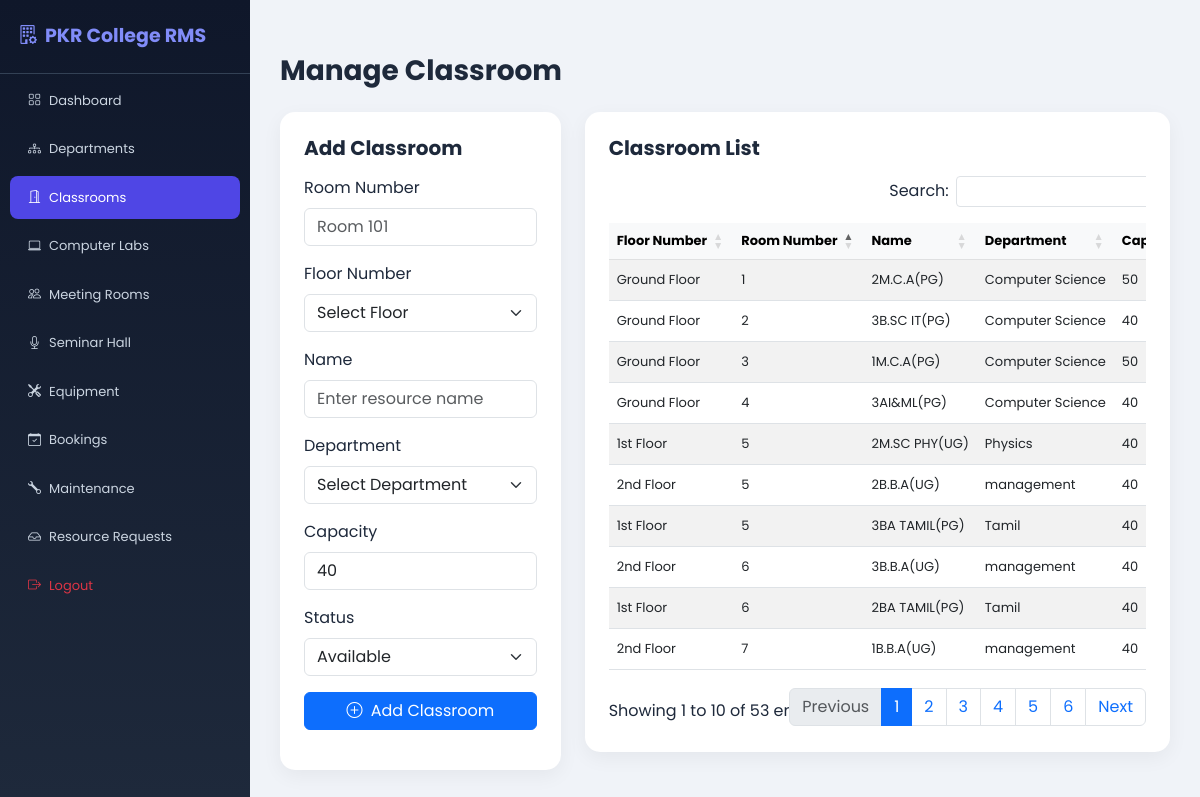
Screenshot of /resources.php (signed in) with the database file from the repository.
### tables this page shows
CREATE TABLE `resources` (
  `id` int(11) NOT NULL,
  `resource_name` varchar(150) NOT NULL,
  `resource_type` varchar(100) DEFAULT NULL,
  `department` varchar(100) DEFAULT NULL,
  `location` varchar(150) DEFAULT NULL,
  `status` varchar(30) DEFAULT 'Available',
  `category` varchar(100) DEFAULT 'General',
  `quantity` int(11) DEFAULT 0,
  `capacity` int(11) DEFAULT 0,
  `resource_code` varchar(50) DEFAULT NULL,
  `floor_number` varchar(30) DEFAULT NULL
);

### resources.php (the view, shortened to what this page needs)
<?php
include 'db.php';
$type = $_GET['type'] ?? 'Classroom';
$conn->query("CREATE TABLE IF NOT EXISTS departments (
    id INT AUTO_INCREMENT PRIMARY KEY,
    dept_code VARCHAR(20),
    dept_name VARCHAR(100) NOT NULL
)");
$columns = [];
$check = $conn->query("SHOW COLUMNS FROM resources");
while ($check && $c = $check->fetch_assoc()) {
    $columns[] = $c['Field'];
}
$columns = [];
$check = $conn->query("SHOW COLUMNS FROM resources");
while ($check && $c = $check->fetch_assoc()) {
    $columns[] = $c['Field'];
}
$nameCol = in_array('name', $columns) ? 'name' :
    (in_array('resource_name', $columns) ? 'resource_name' :
    (in_array('title', $columns) ? 'title' : ''));
$categoryCol = in_array('category', $columns) ? 'category' :
    (in_array('type', $columns) ? 'type' : '');
$numberLabels = [
    'Classroom'   => 'Room Number',
    'Computer Lab'=> 'Lab Number',
    'Meeting Room'=> 'Meeting Room Number',
    'Seminar Hall'=> 'Hall Number',
    'Equipment'   => 'Equipment Number'
];
$numberExamples = [
    'Classroom'   => 'Room 101',
    'Computer Lab'=> 'Lab 01',
    'Meeting Room'=> 'MR-01',
    'Seminar Hall'=> 'Hall 01',
    'Equipment'   => 'EQ-001'
];
$hasFloor = ($type !== 'Equipment');
$editRow = null;
$listStmt = $conn->prepare(
    "SELECT * FROM resources WHERE `$categoryCol` = ? ORDER BY id DESC"
);
$listStmt->bind_param('s', $type);
$listStmt->execute();
$result = $listStmt->get_result();
function showName($row, $nameCol) {
    return $row[$nameCol] ?? '';
}
function showValue($row, $type) {
    return (int)(($type === 'Equipment')
        ? ($row['quantity'] ?? $row['capacity'] ?? 0)
        : ($row['capacity'] ?? $row['quantity'] ?? 0));
}
?>
<!DOCTYPE html>
<html lang="en">
<head>
<link rel="stylesheet" href="https://cdn.jsdelivr.net/npm/bootstrap@5.3.0/dist/css/bootstrap.min.css">
<link rel="stylesheet" href="https://cdn.jsdelivr.net/npm/bootstrap-icons@1.10.5/font/bootstrap-icons.css">
<link rel="stylesheet" href="https://cdn.datatables.net/1.13.6/css/dataTables.bootstrap5.min.css">
<link rel="stylesheet" href="https://cdn.datatables.net/buttons/2.4.1/css/buttons.bootstrap5.min.css">
    <link rel="stylesheet" href="mobile_view.css">
</head>
<body>
<div class="sidebar">
    <div class="brand">
        <i class="bi bi-building-gear me-2"></i>PKR College RMS
    </div>
    <a href="dashboard.php"><i class="bi bi-grid me-2"></i>Dashboard</a>
    <a href="departments.php"><i class="bi bi-diagram-3 me-2"></i>Departments</a>
    <a href="resources.php?type=Classroom" class="<?php echo $type === 'Classroom' ? 'active' : ''; ?>">
        <i class="bi bi-door-open me-2"></i>Classrooms
    </a>
    <a href="resources.php?type=Computer Lab" class="<?php echo $type === 'Computer Lab' ? 'active' : ''; ?>">
        <i class="bi bi-laptop me-2"></i>Computer Labs
    </a>
    <a href="resources.php?type=Meeting Room" class="<?php echo $type === 'Meeting Room' ? 'active' : ''; ?>">
        <i class="bi bi-people me-2"></i>Meeting Rooms
    </a>
    <a href="resources.php?type=Seminar Hall" class="<?php echo $type === 'Seminar Hall' ? 'active' : ''; ?>">
        <i class="bi bi-mic me-2"></i>Seminar Hall
    </a>
    <a href="resources.php?type=Equipment" class="<?php echo $type === 'Equipment' ? 'active' : ''; ?>">
        <i class="bi bi-tools me-2"></i>Equipment
    </a>
    <a href="bookings.php"><i class="bi bi-calendar-check me-2"></i>Bookings</a>
    <a href="maintenance.php"><i class="bi bi-wrench me-2"></i>Maintenance</a>
    <a href="resource_requests.php"><i class="bi bi-inbox me-2"></i>Resource Requests</a>
            <a href="logout.php" class="text-danger"><i class="bi bi-box-arrow-right me-2"></i>Logout</a>
</div>
<div class="main-content">
<h3 class="fw-bold mb-4">Manage <?php echo htmlspecialchars($type); ?></h3>
<div class="row g-4">
<div class="col-lg-4">
<div class="card-box p-4">
<h5 class="fw-bold mb-3">
    <?php echo $editRow ? 'Edit ' : 'Add '; ?>
    <?php echo htmlspecialchars($type); ?>
</h5>
<form method="POST">
<div class="mb-3">
<label class="form-label"><?php echo htmlspecialchars($numberLabels[$type]); ?></label>
<input type="text" name="resource_code" class="form-control"
       placeholder="<?php echo htmlspecialchars($numberExamples[$type]); ?>"
       value="<?php echo htmlspecialchars($editRow['resource_code'] ?? ''); ?>"
       required>
</div>
<?php if ($hasFloor): ?>
<div class="mb-3">
<label class="form-label">Floor Number</label>
<select name="floor_number" class="form-select" required>
<option value="">Select Floor</option>
</select>
</div>
<?php endif; ?>
<div class="mb-3">
<label class="form-label">Name</label>
<input type="text" name="name" class="form-control"
       placeholder="Enter resource name"
       value="<?php echo htmlspecialchars($editRow ? showName($editRow, $nameCol) : ''); ?>"
       required>
</div>
<div class="mb-3">
<label class="form-label">Department</label>
<select name="department" class="form-select" required>
<option value="">Select Department</option>
</select>
</div>
<div class="mb-3">
<label class="form-label"><?php echo $type === 'Equipment' ? 'Quantity' : 'Capacity'; ?></label>
<input type="number" name="capacity" class="form-control" min="0" required
       value="<?php echo $editRow ? showValue($editRow, $type) : ($type === 'Equipment' ? 1 : 40); ?>">
</div>
<div class="mb-3">
<label class="form-label">Status</label>
<select name="status" class="form-select">
<?php foreach (['Available', 'Maintenance', 'Occupied'] as $status): ?>
<option value="<?php echo $status; ?>"
<?php echo (($editRow['status'] ?? 'Available') === $status) ? 'selected' : ''; ?>>
<?php echo $status; ?>
</option>
<?php endforeach; ?>
</select>
</div>
<button type="submit"
        name="<?php echo $editRow ? 'update_resource' : 'add_resource'; ?>"
        class="btn btn-primary w-100">
<i class="bi bi-<?php echo $editRow ? 'check-circle' : 'plus-circle'; ?> me-1"></i>
<?php echo $editRow ? 'Update ' : 'Add '; ?><?php echo htmlspecialchars($type); ?>
</button>
</form>
</div>
</div>
<div class="col-lg-8">
<div class="card-box p-4">
<h5 class="fw-bold mb-3"><?php echo htmlspecialchars($type); ?> List</h5>
<div class="table-responsive mt-3">
<table id="resourcesTable" class="table table-hover align-middle table-striped">
<thead class="table-light">
<tr>
<?php if ($hasFloor): ?>
<th>Floor Number</th>
<?php endif; ?>
<th><?php echo htmlspecialchars($numberLabels[$type]); ?></th>
<th>Name</th>
<th>Department</th>
<th><?php echo $type === 'Equipment' ? 'Quantity' : 'Capacity'; ?></th>
</tr>
</thead>
<tbody>
<?php if ($result && $result->num_rows > 0): ?>
<?php while ($row = $result->fetch_assoc()): ?>
<tr>
<?php if ($hasFloor): ?>
<td><?php echo htmlspecialchars($row['floor_number'] ?? '-'); ?></td>
<?php endif; ?>
<td><?php echo htmlspecialchars($row['resource_code'] ?? '-'); ?></td>
<td><?php echo htmlspecialchars(showName($row, $nameCol)); ?></td>
<td><?php echo htmlspecialchars($row['department'] ?? $row['dept'] ?? '-'); ?></td>
<td><?php echo showValue($row, $type); ?></td>
</tr>
<?php endwhile; ?>
<?php else: ?>
<tr>
<td colspan="7" class="text-center text-muted py-4">No records found.</td>
</tr>
<?php endif; ?>
</tbody>
</table>
</div>
</div>
</div>
</div>
</div>
</body>
</html>

### resources.php (style rules this page uses)
* { font-family: 'Poppins', sans-serif; }
body { background: #f0f3f8; color: #1e293b; margin: 0; }
.sidebar { min-height: 100vh; background: linear-gradient(180deg, #0f172a, #1e293b); color: white; width: 250px; position: fixed; top: 0; left: 0; overflow-y: auto; }
.brand { font-size: 19px; font-weight: 700; padding: 22px 18px; color: #818cf8; border-bottom: 1px solid #334155; }
.sidebar a { color: #cbd5e1; text-decoration: none; padding: 12px 18px; display: block; font-size: 13px; border-radius: 8px; margin: 5px 10px; }
.sidebar a:hover, .sidebar a.active { background: #4f46e5; color: white; }
.main-content { margin-left: 250px; padding: 30px; width: calc(100% - 250px); }
.card-box { background: white; border-radius: 15px; box-shadow: 0 6px 20px rgba(0,0,0,.05); }
.table th, .table td { white-space: nowrap; font-size: 13px; }

### rows the page displays
resources: floor_number "1st Floor", resource_code "5", resource_name "2M.SC PHY(UG)", department "Physics", capacity "40"
resources: floor_number "2nd Floor", resource_code "6", resource_name "3B.B.A(UG)", department "management", capacity "40"
resources: floor_number "2nd Floor", resource_code "5", resource_name "2B.B.A(UG)", department "management", capacity "40"
resources: floor_number "2nd Floor", resource_code "7", resource_name "1B.B.A(UG)", department "management", capacity "40"
resources: floor_number "Ground Floor", resource_code "1", resource_name "2M.C.A(PG)", department "Computer Science", capacity "50"
resources: floor_number "Ground Floor", resource_code "3", resource_name "1M.C.A(PG)", department "Computer Science", capacity "50"
resources: floor_number "1st Floor", resource_code "5", resource_name "3BA TAMIL(PG)", department "Tamil", capacity "40"
resources: floor_number "1st Floor", resource_code "6", resource_name "2BA TAMIL(PG)", department "Tamil", capacity "40"
resources: floor_number "Ground Floor", resource_code "4", resource_name "3AI&ML(PG)", department "Computer Science", capacity "40"
resources: floor_number "Ground Floor", resource_code "2", resource_name "3B.SC IT(PG)", department "Computer Science", capacity "40"

### other values shown
$type "Classroom"
$numberLabels[$type] "Room Number"
form field status "Available"
